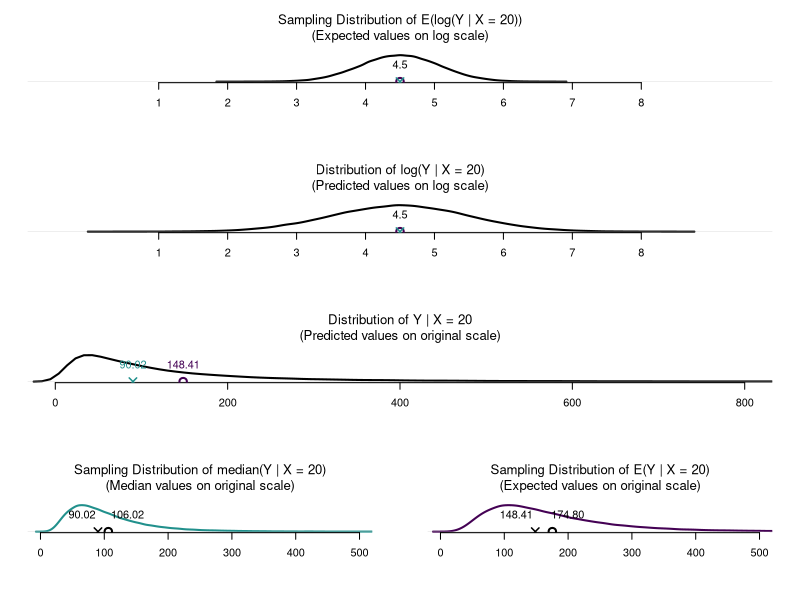
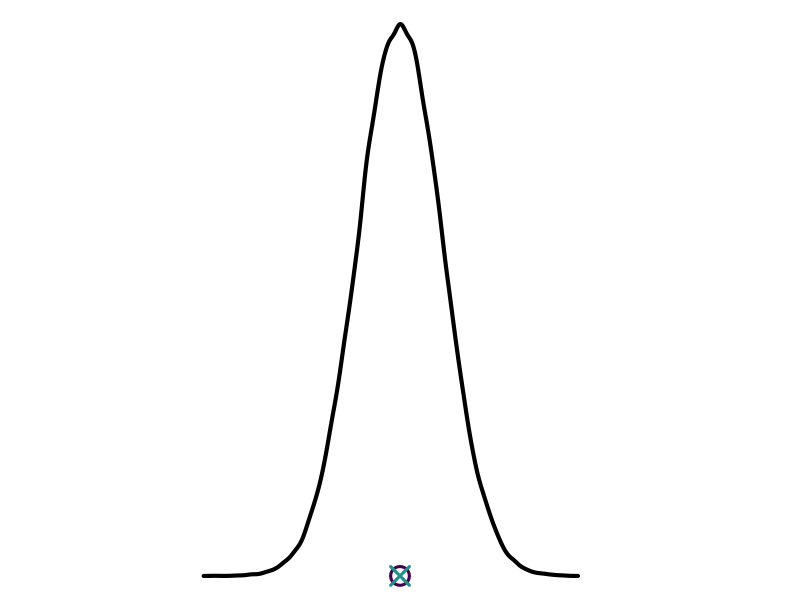
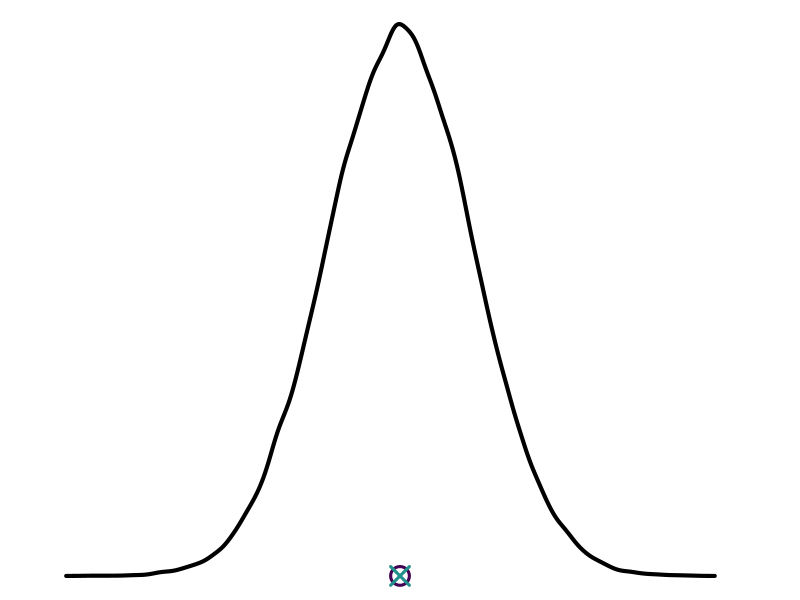
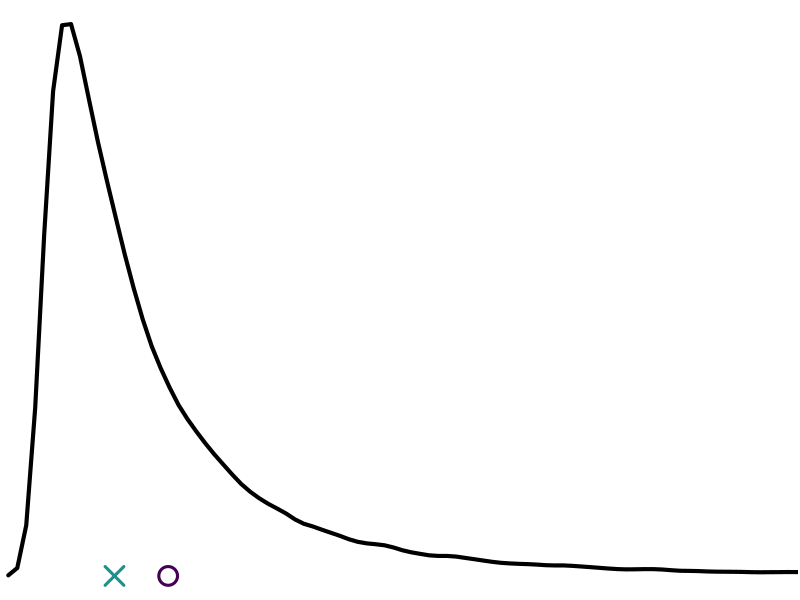
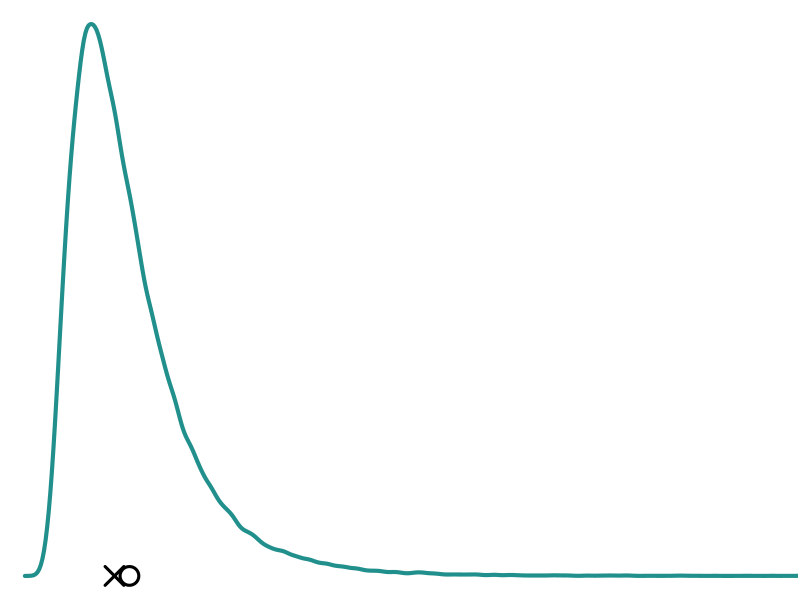
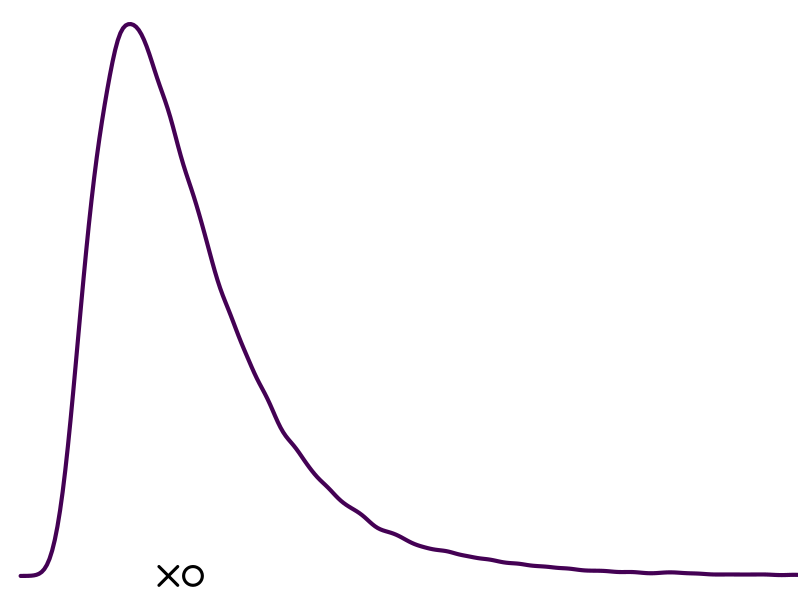
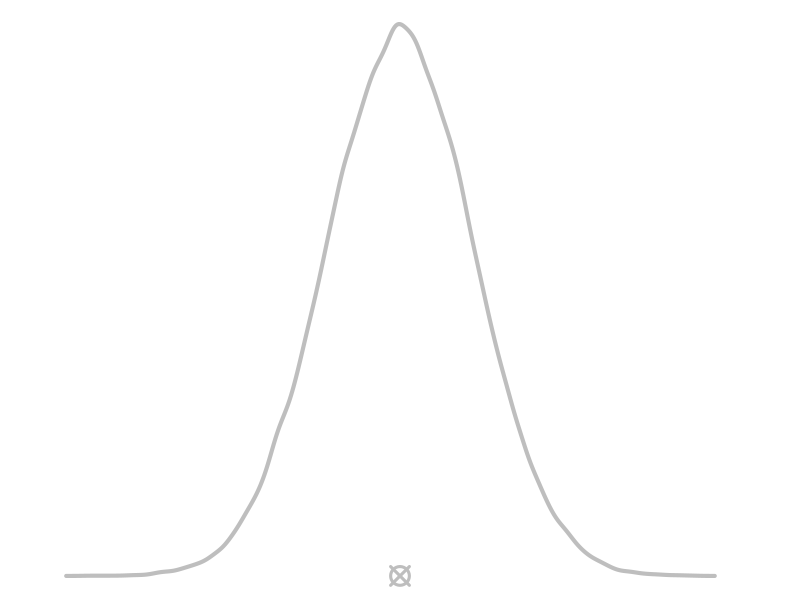
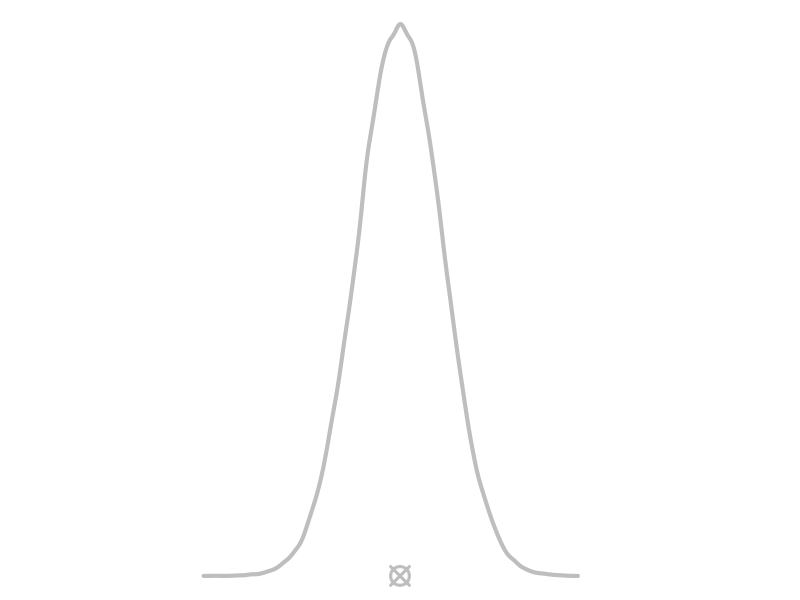

Source code (R) for these figures, in order:
## ---- chunk 1
knitr::opts_chunk$set(echo = TRUE)
library(viridis)
## ---- chunk 2
x <- c(10, 11, 12, 13,14, 16, 17, 18, 19, 20)

sigma2 <- 1
N <- length(x)

var_sampling <- sigma2 / (N * sum(x^2) - sum(x)^2) * 
  (sum(x^2) - 2*20 * sum(x) + 20^2 * N)
sd_sampling <- sqrt(var_sampling)
b0 <- 2.5
b1 <- 0.1

log_E_X <- b0 + b1*20

exp(log_E_X)
exp(log_E_X + var_sampling/2)
exp(log_E_X + sigma2/2)
exp(log_E_X + var_sampling/2 + sigma2/2)

## ---- chunk 3
nsim <- 100000

# sampling distribution of $E(Y | X = 20)$
E_logY_X <- rnorm(nsim, 4.5, sqrt(var_sampling))

# distribution of $log(Y | X = 20)$
logY_X <- (log_E_X + rnorm(nsim, 0, sigma2))

# distribution of $Y | X = 20$
Y_X <- exp(logY_X)

# distribution of $med(Y | X = 20)$
med_Y_X <- exp(E_logY_X)

# distribution of $E(Y | X = 20)$
E_Y_X <- exp(E_logY_X + sigma2/2)
## ---- chunk 4

pdf("trans_distr.pdf",
    height = 20)

par(mar = c(5, 2, 4, 2) + 0.1)
layout(matrix(c(1,1,
                2,2,
                3,3,
                4,5), 
              nrow = 4,
              ncol = 2,
              byrow = TRUE),
       widths = c(1,1),
       heights = c(1,1,1,1))


# Sampling Distribution of E(log(Y | X = 20))

plot(density(E_logY_X),
     main = "Sampling Distribution of E(log(Y | X = 20))\n(Expected values on log scale)",
     font.main = 1,
     type = "l",
     yaxt = "n",
     xaxt = "n",
     xlab = "",
     ylab = "",
     bty = "n",
     lwd = 2,
     xlim = c(4.5-5, 4.5+5))
axis(side = 1,
     at = c(1:8))
# mean and median of the distribution
points(x = 4.5, y = 0,
       lwd = 2,
       cex = 1.5,
       col = viridis(3)[1],
       pch = 1)
points(x = 4.5, y = 0,
       lwd = 1.5,
       cex = 1.5,
       col = viridis(3)[2],
       pch = 4)
text(x = 4.5, 
     y = 0,
     pos = 3,
     labels = "4.5",
     cex = 1,
     offset = 1)


plot(density(logY_X),
     main = "Distribution of log(Y | X = 20)\n(Predicted values on log scale)",
     font.main = 1,
     type = "l",
     yaxt = "n",
     xaxt = "n",
     xlab = "",
     ylab = "",
     bty = "n",
     lwd = 2,
     xlim = c(4.5-5, 4.5+5))
axis(side = 1,
     at = c(1:8))
# mean and median of the distribution
points(x = 4.5, y = 0,
       lwd = 2,
       cex = 1.5,
       col = viridis(3)[1],
       pch = 1)
points(x = 4.5, y = 0,
       lwd = 1.5,
       cex = 1.5,
       col = viridis(3)[2],
       pch = 4)
text(x = 4.5, 
     y = 0,
     pos = 3,
     labels = "4.5",
     cex = 1,
     offset = 1)

plot(density(Y_X),
     main = "Distribution of Y | X = 20\n(Predicted values on original scale)",
     font.main = 1,
     type = "l",
     yaxt = "n",
     xlab = "",
     ylab = "",
     bty = "n",
     lwd = 2,
     xlim = c(0,800))
# mean and median of the distribution
points(x = mean(Y_X), 
       y = 0,
       lwd = 2,
       cex = 1.5,
       col = viridis(3)[1],
       pch = 1)
points(x = median(Y_X), y = 0,
       lwd = 1.5,
       cex = 1.5,
       col = viridis(3)[2],
       pch = 4)
text(x = c(mean(Y_X), median(Y_X)), 
     y = c(0,0),
     pos = 3,
     labels = c("148.41", "90.02"),
     cex = 1,
     col = viridis(3)[1:2],
     offset = 1)

plot(density(med_Y_X),
     main = "Sampling Distribution of median(Y | X = 20)\n(Median values on original scale)",
     font.main = 1,
     type = "l",
     yaxt = "n",
     xlab = "",
     ylab = "",
     bty = "n",
     lwd = 2,
     col = viridis(3)[2],
     xlim = c(0,500))
# mean and median of the distribution
points(x = mean(med_Y_X), 
       y = 0,
       lwd = 2,
       cex = 1.5,
       pch = 1)
points(x = median(med_Y_X), 
       y = 0,
       lwd = 1.5,
       cex = 1.5,
       pch = 4)
text(x = c(mean(med_Y_X) + 30, median(med_Y_X) - 25), 
     y = 0,
     pos = 3,
     labels = c("106.02", "90.02"),
     cex = 1,
     offset = 1)

plot(density(E_Y_X),
     main = "Sampling Distribution of E(Y | X = 20)\n(Expected values on original scale)",
     font.main = 1,
     type = "l",
     yaxt = "n",
     xlab = "",
     ylab = "",
     bty = "n",
     lwd = 2,
     col = viridis(3)[1],
     xlim = c(0,500))
# mean and median of the distribution
points(x = mean(E_Y_X), 
       y = 0,
       lwd = 2,
       cex = 1.5,
       pch = 1)
points(x = median(E_Y_X), 
       y = 0,
       lwd = 1.5,
       cex = 1.5,
       pch = 4)
text(x = c(mean(E_Y_X) + 24, median(E_Y_X) - 30), 
     y = 0,
     pos = 3,
     labels = c("174.80", "148.41"),
     cex = 1,
     offset = 1)

dev.off()
## ---- chunk 5

pdf("Figures/E(logY).pdf",
    height = 3)
par(mar = c(0, 0, 0, 0) + 0.1)
plot(density(E_logY_X),
     zero.line = F,
     main = "",
     font.main = 1,
     type = "l",
     yaxt = "n",
     xaxt = "n",
     xlab = "",
     ylab = "",
     bty = "n",
     lwd = 4,
     xlim = c(4.5-5, 4.5+5))
# mean and median of the distribution
points(x = 4.5, y = 0,
       lwd = 3,
       cex = 2.5,
       col = viridis(3)[1],
       pch = 1)
points(x = 4.5, y = 0,
       lwd = 3,
       cex = 2.5,
       col = viridis(3)[2],
       pch = 4)
#text(x = 4.5, 
#     y = 0,
#     pos = 3,
#     labels = "4.5",
#     cex = 1.5,
#     offset = 1)
dev.off()
## ---- chunk 6
pdf("Figures/Pred(logY).pdf",
    height = 3)
par(mar = c(0, 0, 0, 0) + 0.1)

plot(density(logY_X),
     zero.line = F,
     main = "",
     font.main = 1,
     type = "l",
     yaxt = "n",
     xaxt = "n",
     xlab = "",
     ylab = "",
     bty = "n",
     lwd = 4,
     xlim = c(4.5-5, 4.5+5))
# mean and median of the distribution
points(x = 4.5, y = 0,
       lwd = 3,
       cex = 2.5,
       col = viridis(3)[1],
       pch = 1)
points(x = 4.5, y = 0,
       lwd = 3,
       cex = 2.5,
       col = viridis(3)[2],
       pch = 4)
#text(x = 4.5, 
#     y = 0,
#     pos = 3,
#     labels = "4.5",
#     cex = 1,
#     offset = 1)

dev.off()

## ---- chunk 7
pdf("Figures/Pred(Y).pdf",
    height = 3)
par(mar = c(0, 0, 0, 0) + 0.1)
plot(density(Y_X),
     zero.line = F,
     main = "",
     font.main = 1,
     type = "l",
     yaxt = "n",
     xaxt = "n",
     xlab = "",
     ylab = "",
     bty = "n",
     lwd = 4,
     xlim = c(0,800))
# mean and median of the distribution
points(x = mean(Y_X), 
       y = 0,
       lwd = 3,
       cex = 2.5,
       col = viridis(3)[1],
       pch = 1)
points(x = median(Y_X), y = 0,
       lwd = 3,
       cex = 2.5,
       col = viridis(3)[2],
       pch = 4)
#text(x = c(mean(Y_X), median(Y_X)), 
#     y = c(0,0),
#     pos = 3,
#     labels = c("148.41", "90.02"),
#     cex = 1,
#     col = viridis(3)[1:2],
#     offset = 1)
dev.off()

## ---- chunk 8
pdf("Figures/Med(Y).pdf",
    height = 3)
par(mar = c(0, 0, 0, 0) + 0.1)
plot(density(med_Y_X),
     zero.line = F,
     main = "",
     font.main = 1,
     type = "l",
     yaxt = "n",
     xaxt = "n",
     xlab = "",
     ylab = "",
     bty = "n",
     lwd = 4,
     col = viridis(3)[2],
     xlim = c(0,800))
# mean and median of the distribution
points(x = mean(med_Y_X), 
       y = 0,
       lwd = 3,
       cex = 2.5,
       pch = 1)
points(x = median(med_Y_X), 
       y = 0,
       lwd = 3,
       cex = 2.5,
       pch = 4)
#text(x = c(mean(med_Y_X) + 30, median(med_Y_X) - 25), 
#     y = 0,
#     pos = 3,
#     labels = c("106.02", "90.02"),
#     cex = 1,
#     offset = 1)
dev.off()

## ---- chunk 9
pdf("Figures/E(Y).pdf",
    height = 3)
par(mar = c(0, 0, 0, 0) + 0.1)
plot(density(E_Y_X),
     zero.line = F,
     main = "",
     font.main = 1,
     type = "l",
     yaxt = "n",
     xaxt = "n",
     xlab = "",
     ylab = "",
     bty = "n",
     lwd = 4,
     col = viridis(3)[1],
     xlim = c(0,800))
# mean and median of the distribution
points(x = mean(E_Y_X), 
       y = 0,
       lwd = 3,
       cex = 2.5,
       pch = 1)
points(x = median(E_Y_X), 
       y = 0,
       lwd = 3,
       cex = 2.5,
       pch = 4)
#text(x = c(mean(E_Y_X) + 24, median(E_Y_X) - 30), 
#     y = 0,
#     pos = 3,
#     labels = c("174.80", "148.41"),
#     cex = 1,
#     offset = 1)

dev.off()
## ---- chunk 10
pdf("Figures/Pred(logY)_grey.pdf",
    height = 3)
par(mar = c(0, 0, 0, 0) + 0.1)

plot(density(logY_X),
     zero.line = F,
     main = "",
     font.main = 1,
     type = "l",
     yaxt = "n",
     xaxt = "n",
     xlab = "",
     ylab = "",
     bty = "n",
     lwd = 4,
     xlim = c(4.5-5, 4.5+5),
     col = "grey")
# mean and median of the distribution
points(x = 4.5, y = 0,
       lwd = 3,
       cex = 2.5,
       col = "grey",
       pch = 1)
points(x = 4.5, y = 0,
       lwd = 3,
       cex = 2.5,
       col = "grey",
       pch = 4)
#text(x = 4.5, 
#     y = 0,
#     pos = 3,
#     labels = "4.5",
#     cex = 1,
#     offset = 1)

dev.off()
## ---- chunk 11
pdf("Figures/E(logY)_grey.pdf",
    height = 3)
par(mar = c(0, 0, 0, 0) + 0.1)
plot(density(E_logY_X),
     zero.line = F,
     main = "",
     font.main = 1,
     col = "grey",
     type = "l",
     yaxt = "n",
     xaxt = "n",
     xlab = "",
     ylab = "",
     bty = "n",
     lwd = 4,
     xlim = c(4.5-5, 4.5+5))
# mean and median of the distribution
points(x = 4.5, y = 0,
       lwd = 3,
       cex = 2.5,
       col = "grey",
       pch = 1)
points(x = 4.5, y = 0,
       lwd = 3,
       cex = 2.5,
       col = "grey",
       pch = 4)
#text(x = 4.5, 
#     y = 0,
#     pos = 3,
#     labels = "4.5",
#     cex = 1.5,
#     offset = 1)
dev.off()
